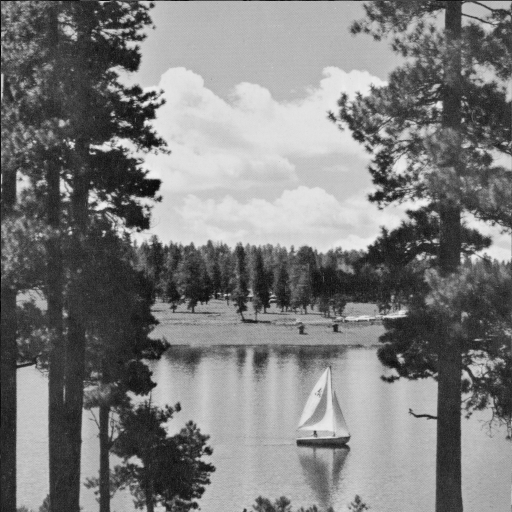
%> input picture Assignment4/LAKE.TIF, 512 x 512 px
$ octave q1.m   (GNU Octave 9; MATLAB toolbox functions it lacks are replaced by stand-ins)
%> lines starting %> are read from the running program, lines starting %| are printed output that depends on the picture
mat = [16, 11, 10, 16, 24, 40, 51, 61; 12, 12, 14, 19, 26, 58, 60, 55; 14, 13, 16, 24, 40, 57, 69, 56; 14, 17, 22, 29, 51, 87, 80, 62; 18, 22, 37, 56, 68, 109, 103, 77; 24, 35, 55, 64, 81, 104, 113, 92; 49, 64, 78, 87, 103, 121, 120, 101; 72, 92, 95, 98, 112, 100, 103, 99];
F = create_mat_dct();
c = 2;
img = imread('LAKE.TIF');
%> img is the input picture: size 512x512 uint8; min 1, max 239, mean 124.7
%%%%%%% (420, 45) %%%%%%%%%
im = double(img(420 : 420 + 8 - 1, 45 : 45 + 8 - 1));
%> im = [196 202 195 192 126 76 55 42; 195 198 197 189 133 78 57 51; 199 200 199 194 149 83 54 43; 193 201 193 195 157 80 52 55; 200 195 202 197 149 71 49 60; 192 204 201 197 139 65 59 45; 191 193 198 192 127 67 60 58; 193 192 199 190 127 72 74 62]
imDCT = myDCT(im, F);
%> in myDCT, `output = im * F';`: output = [383.3 176.1 -39.63 -27.01 9.9 9.74 -8.84 -8.71; 388.2 167.8 -38.93 -27.8 13.44 5.74 -5.3 -3.11; 396.3 173.8 -52.01 -18.77 17.32 1.76 -6.39 0.818; 398.1 164.7 -51.87 -23.13 26.16 -7.91 -10.66 0.414; 397 170.4 -45.28 -33.61 31.47 0.0263 -3.06 4.02; 389.6 175.8 -46.31 -35.84 15.56 7.11 -17.56 2.16; 384 163.2 -34.63 -39.98 17.68 11.52 -7.85 -1.39; 392.1 154.7 -29.6 -36.83 12.37 17.1 -9.55 1.9]
%> in myDCT, `output = output' * F';`: output = [1106.1 -0.601 -11.78 -7.68 4.38 -3.44 2.58 0.232; 476.1 11.26 -5.54 11.02 -5.17 1.17 7.78 2.81; -119.6 -8.94 17.63 0.877 1.95 -3.98 -6.09 1.08; -85.9 15.64 -5.79 -8.38 0.638 2.78 4.73 -0.471; 50.88 -3 -16.67 -0.00876 5.63 -0.639 -5.95 4.27; 15.94 -8.27 17.65 2.33 -2.54 -3.03 2.76 2.56; -24.47 3.77 -0.0936 -3.32 1.76 -3.12 -5.88 7.73; -1.37 -6.64 -6.62 -2.58 -0.299 -3.73 1.3 0.657]
%> in myDCT, `output = output';`: output = [1106.1 476.1 -119.6 -85.9 50.88 15.94 -24.47 -1.37; -0.601 11.26 -8.94 15.64 -3 -8.27 3.77 -6.64; -11.78 -5.54 17.63 -5.79 -16.67 17.65 -0.0936 -6.62; -7.68 11.02 0.877 -8.38 -0.00876 2.33 -3.32 -2.58; 4.38 -5.17 1.95 0.638 5.63 -2.54 1.76 -0.299; -3.44 1.17 -3.98 2.78 -0.639 -3.03 -3.12 -3.73; 2.58 7.78 -6.09 4.73 -5.95 2.76 -5.88 1.3; 0.232 2.81 1.08 -0.471 4.27 2.56 7.73 0.657]
%> imDCT has the same summary as output in myDCT
%disp(imDCT);
imqDCT = myDCT_quantization(imDCT, mat, c);
%> in myDCT_quantization, `output = imDCT ./ tmp;`: output = [34.57 21.64 -5.98 -2.68 1.06 0.199 -0.24 -0.0113; -0.025 0.469 -0.319 0.412 -0.0578 -0.0713 0.0314 -0.0604; -0.421 -0.213 0.551 -0.121 -0.208 0.155 -0.000678 -0.0591; -0.274 0.324 0.0199 -0.145 -8.59e-05 0.0134 -0.0207 -0.0208; 0.122 -0.118 0.0263 0.0057 0.0414 -0.0116 0.00856 -0.00194; -0.0717 0.0167 -0.0361 0.0217 -0.00395 -0.0146 -0.0138 -0.0203; 0.0263 0.0608 -0.0391 0.0272 -0.0289 0.0114 -0.0245 0.00644; 0.00161 0.0153 0.00567 -0.0024 0.0191 0.0128 0.0375 0.00332]
%> in myDCT_quantization, `output = round(output);`: output = [35 22 -6 -3 1 0 0 0; 0 0 0 0 0 0 0 0; 0 0 1 0 0 0 0 0; 0 0 0 0 0 0 0 0; 0 0 0 0 0 0 0 0; 0 0 0 0 0 0 0 0; 0 0 0 0 0 0 0 0; 0 0 0 0 0 0 0 0]
%> imqDCT has the same summary as output in myDCT_quantization
% [6 lines of commented-out code are left out]
%%%%%%%%%%%%%%%%%%%%%%%%%%%%
%%%%%%% (427, 298) %%%%%%%%%
im = double(img(427 : 427 + 8 - 1, 298 : 298 + 8 - 1));
%> im = [188 194 186 173 164 169 180 187; 186 173 153 158 172 195 204 211; 177 164 176 186 207 210 216 216; 178 179 197 197 196 205 201 206; 158 179 173 186 183 184 194 187; 171 158 177 180 185 179 178 182; 176 174 183 177 174 180 176 181; 183 184 170 180 177 172 182 174]
imDCT = myDCT(im, F);
%> imDCT = [1462.6 -49.02 12.61 1.44 1.38 3.56 0.0552 0.024; 25.76 -22.16 25.45 4.51 -3.17 -3.21 2.32 -0.749; -28.89 35.18 28.53 2.1 -1.68 -1.8 -4.78 -2.41; -34.19 25.27 -0.57 -14.26 -3.66 -1.26 1.11 -0.763; 3.88 26.87 -5.97 -15.56 -9.38 -1.08 -11.46 -5.86; 18.29 15.19 -12.49 -13.54 -2.06 1.46 14.54 4.17; 5.06 0.148 -13.78 -0.113 8.68 3.38 -0.282 8.46; -1.46 -4.03 -4.86 -2.69 -4.27 -1.92 -8.67 -0.535]
%disp(imDCT);
imqDCT = myDCT_quantization(imDCT, mat, c);
%> imqDCT = [46 -2 1 0 0 0 0 0; 1 -1 1 0 0 0 0 0; -1 1 1 0 0 0 0 0; -1 1 0 0 0 0 0 0; 0 1 0 0 0 0 0 0; 0 0 0 0 0 0 0 0; 0 0 0 0 0 0 0 0; 0 0 0 0 0 0 0 0]
% [6 lines of commented-out code are left out]
%%%%%%%%%%%%%%%%%%%%%%%%%%%%
%%%%%% (30, 230) %%%%%%%%%%%
im = double(img(30 : 30 + 8 - 1, 230 : 230 + 8 - 1));
%> im = [187 185 182 187 183 186 184 184; 187 185 182 187 181 185 181 182; 183 185 192 183 194 186 178 189; 186 184 185 191 179 186 183 181; 183 184 187 178 190 182 181 187; 188 181 182 189 184 184 185 181; 181 181 180 185 186 185 183 184; 182 185 187 184 187 181 185 186]
imDCT = myDCT(im, F);
%> imDCT = [1475.1 2.19 -4.26 -0.251 4.63 -1.37 2.44 -0.585; 2.58 4.14 1.01 1.12 -0.29 -0.223 2.94 -4.32; -0.655 -1.66 1.59 0.715 -0.147 1.32 -3.44 -2.23; -3.09 -0.641 2.65 5.28 1.38 4.9 -2.66 -2.44; 0.375 0.531 2.61 -2.37 -2.63 0.344 -1.22 1.02; 0.224 -1.61 -2.41 1.2 0.0109 3.67 -0.0564 -4.95; 5.28 0.496 -1.69 -1.51 1.28 -1.71 1.41 4.49; 1.38 -4.52 -0.989 -1.97 0.971 -12.83 3.02 9.41]
%disp(imDCT);
imqDCT = myDCT_quantization(imDCT, mat, c);
%> imqDCT = [46 0 0 0 0 0 0 0; 0 0 0 0 0 0 0 0; 0 0 0 0 0 0 0 0; 0 0 0 0 0 0 0 0; 0 0 0 0 0 0 0 0; 0 0 0 0 0 0 0 0; 0 0 0 0 0 0 0 0; 0 0 0 0 0 0 0 0]
% [6 lines of commented-out code are left out]
%%%%%%%%%%%%%%%%%%%%%%%%%%%%
c = 10; % 5 makes distortions of the reconstructed image just perceptible
compressed = [];
% Compressing the image %
for i = 1 : 8 : size(img, 1)
    temp = [];
    for j = 1 : 8 : size(img, 2)
        im = double(img(i : i + 8 - 1, j : j + 8 - 1));
        imDCT = myDCT(im, F);
        imqDCT = myDCT_quantization(imDCT, mat, c);
        temp = [temp, imqDCT];
    end
    compressed = [compressed; temp];
end
%> this loop made 64 passes
%> pass 3, `compressed = [compressed; temp];`:
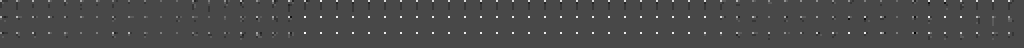
%> compressed: size 24x512 double (shown 2 times larger); min -4, max 10, mean 0.0854; drawn with min black and max white
%> after the loop:
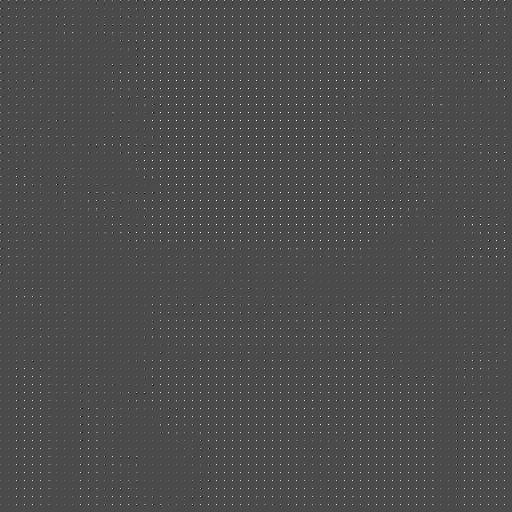
%> compressed: size 512x512 double; min -5, max 12, mean 0.0959; drawn with min black and max white
%imshow(compressed, []);
%disp(compressed);
% Reconstructing the image %
reconstructed_img = [];
for i = 1 : 8 : size(img, 1)
    temp = [];
    for j = 1 : 8 : size(img, 2)
        im = double(compressed(i : i + 8 - 1, j : j + 8 - 1));
        imDCT = myDCT_dequantization(im, mat, c);
        image = myIDCT(imDCT, F);
        temp = [temp, image];
    end
    reconstructed_img = [reconstructed_img; temp];
end
%> this loop made 64 passes
%> pass 3, `reconstructed_img = [reconstructed_img; temp];`:
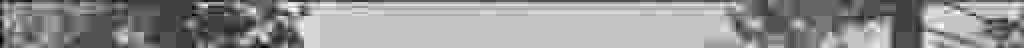
%> reconstructed_img: size 24x512 double (shown 2 times larger); min -27.44, max 243.3, mean 129.2; drawn with min black and max white
%> after the loop:
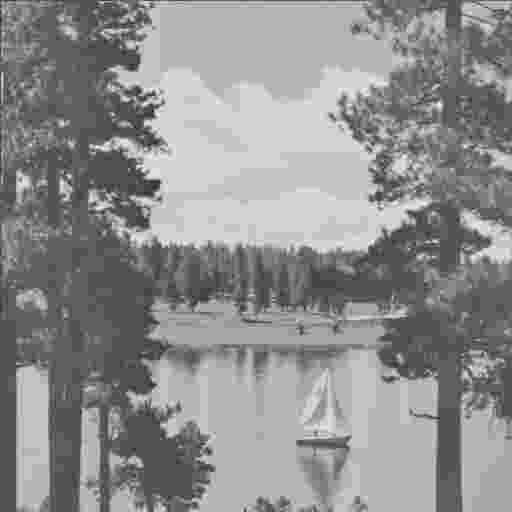
%> reconstructed_img: size 512x512 double; min -76.74, max 283.3, mean 124.5; drawn with min black and max white
imshow(reconstructed_img, []);
disp("Entropy: " + My_entropy(uint8(reconstructed_img))); % 0.0025
%> in My_entropy, `[counts, x] = imhist(im);`: counts = 256 values, max 40879 at index 181, min 14 at index 2, mean 1024; x = 256 values from 0 to 255
%> in My_entropy, `total = sum(counts);`: total = 262144
%> the loop in My_entropy, `for i = 1 : size(counts, 1)` made 256 passes
%> (prob, res) on passes 1 to 12: (0.000778, -0.00804), (5.34e-05, -0.00879), (8.01e-05, -0.00988), (0.000164, -0.0119), (0.000111, -0.0134), (0.000153, -0.0153), (0.000179, -0.0176), (0.000175, -0.0198), (0.00013, -0.0214), (0.000233, -0.0242), (0.000122, -0.0258), (0.000183, -0.0281)
%> after the loop in My_entropy, `for i = 1 : size(counts, 1)`: res = -5.87
%> in My_entropy, `output = -res;`: output = 5.87
%| Entropy: 5.8671
disp("Entropy using inbuilt function: " + entropy(uint8(reconstructed_img)));
%| Entropy using inbuilt function: 5.8671
disp("Root Mean Square Error: " + RMSE(reconstructed_img, img)); % 8.5218
%%%%%%%%%%%%%%%%%%%%%%%%%%%
function output = create_mat_dct()
    N = 8;
    output = eye(8);
    for i = 1 : N
        for j = 1 : N
            if i == 1
                output(i, j) = sqrt(1.0 / N) * cos(pi * (2 * (j - 1) + 1) * (i - 1) * 1.0 / (2 * N));
                continue;
            end
            output(i, j) = sqrt(2.0 / N) * cos(pi * (2 * (j - 1) + 1) * (i - 1) * 1.0 / (2 * N));
        end
    end
end

function output = myDCT(im, F)
    output = im * F';
    output = output' * F';
    output = output';
end

function output = myIDCT(im, F)
    F = F';
    output = im * F';
    output = output' * F';
    output = output';
end

function output = myDCT_quantization(imDCT, qm, c)
    tmp = c * qm;
    output = imDCT ./ tmp;
    output = round(output);
end

function output = myDCT_dequantization(imqDCT, qm, c)
    tmp = c * qm;
    output = imqDCT .* tmp;
end

function output = RMSE(im1, im2)
    diff = (double(im1) - double(im2)) .^ 2;
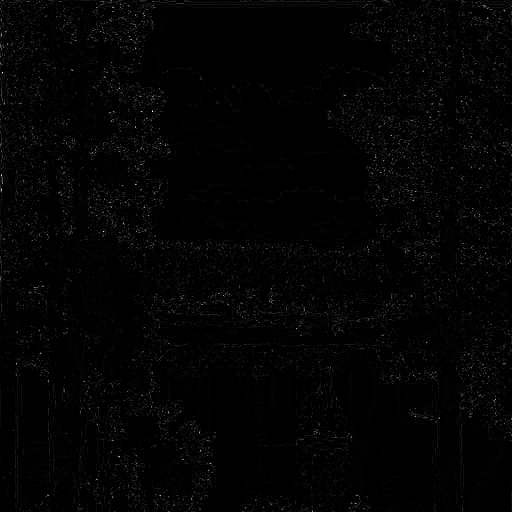
%> diff: size 512x512 double; min 1.26e-29, max 12936.7, mean 196.6; drawn with min black and max white
    output = sum(sum(diff));
%> output = 51539900.7
    output = output / (size(im1, 1) * size(im1, 2));
%> output = 196.6
    output = sqrt(output);
%> output = 14.02
%| Root Mean Square Error: 14.0217
end

function output = My_entropy(im)
    [counts, x] = imhist(im);
    res = 0.0;
    total = sum(counts);
    for i = 1 : size(counts, 1)
        prob = counts(i, 1) * 1.0 / total;
        if(prob > 0)
            res = res + prob * log2(prob * 1.0);
        end
    end
    output = -res;
end
